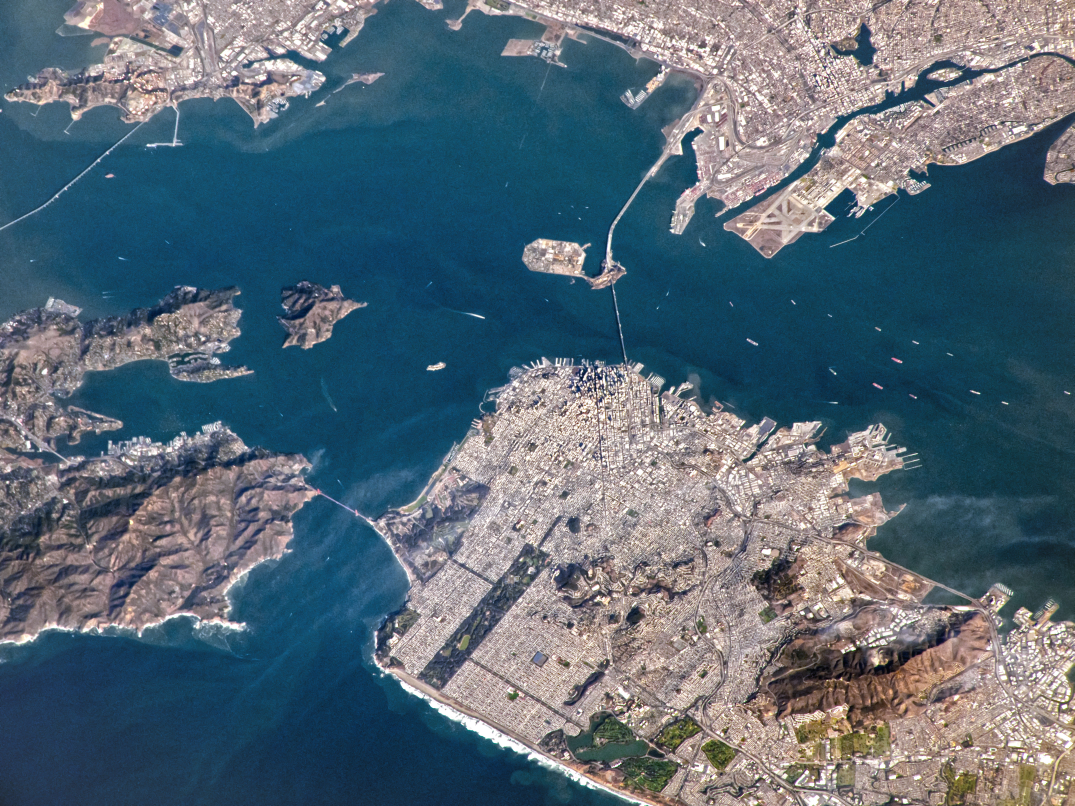
#> input picture images/san_francisco_bay.jpg, 4299 x 3224 px (shown at 1/4 size)
$ jupyter execute --allow-errors Exercise_Edges__starter.ipynb   (shell and % lines are left out)
#> lines starting #> are read from the running program, lines starting #| are printed output that depends on the picture
# Exercise: Edge Detection in OpenCV

---

Prof. Dr.-Ing. Antje Muntzinger, Hochschule für Technik Stuttgart

antje.muntzinger@hft-stuttgart.de

---

In this exercise, we extract important image features like gradients, edges and corners in OpenCV. This is fundamental for image interpretation and object recognition. Your tasks are the following:

- Calculate image gradients and plot the result
- Detect edges using Canny edge detector
- Detect corners using Harris corner detector

[cell 1]
# imports
import cv2
import numpy as np
import matplotlib.pyplot as plt

## 1. Data Acquision

[cell 2]
# load image
input_img = cv2.imread ('../images/san_francisco_bay.jpg')
#> input_img is the input picture: shape (3224, 4299, 3); mean B, G, R 118.2, 105.4, 88.1

# convert image to RGB and grayscale (matplotlib uses RGB, OpenCV uses BGR)
img_RGB = cv2.cvtColor(input_img, cv2.COLOR_BGR2RGB)
img_gray = cv2.cvtColor(input_img, cv2.COLOR_BGR2GRAY)
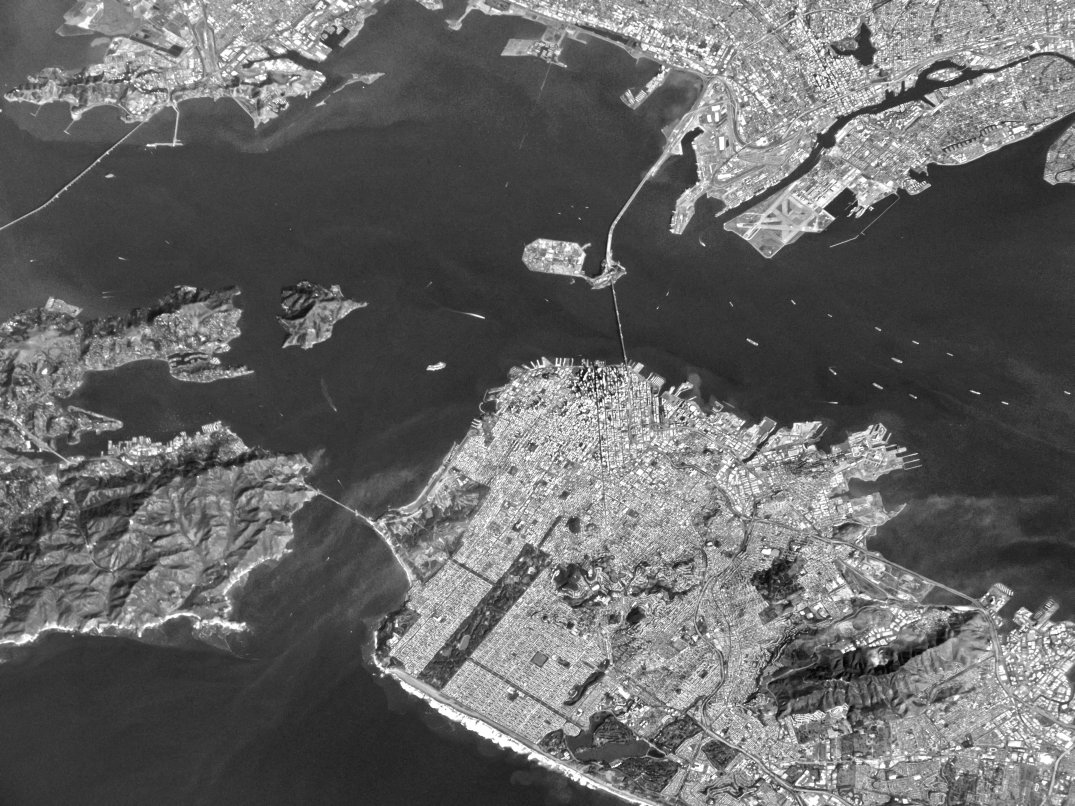
#> img_gray: shape (3224, 4299) (shown at 1/4 size); min 1, max 255, mean 101.7

[cell 3]
# display image
plt.imshow(img_RGB)
plt.title(' San Francisco Bay')

## 2. Image Manipulation and Preprocessing

[cell 4]
# we can make a cutout to work with a smaller part of the image (slicing)
cutout_RGB = img_RGB[0:600, 0:1600]
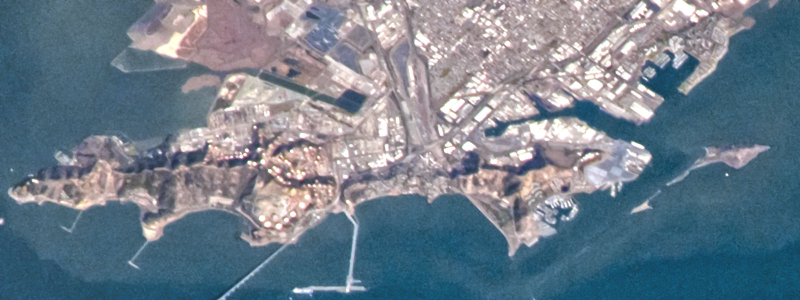
#> cutout_RGB: shape (600, 1600, 3) (shown at 1/2 size); mean R, G, B 111.4, 126.2, 139.4
# cutout_RGB = img_RGB[0:img_RGB.shape[0], 0:img_RGB.shape[1]]
cutout_gray = cv2.cvtColor(cutout_RGB, cv2.COLOR_RGB2GRAY)
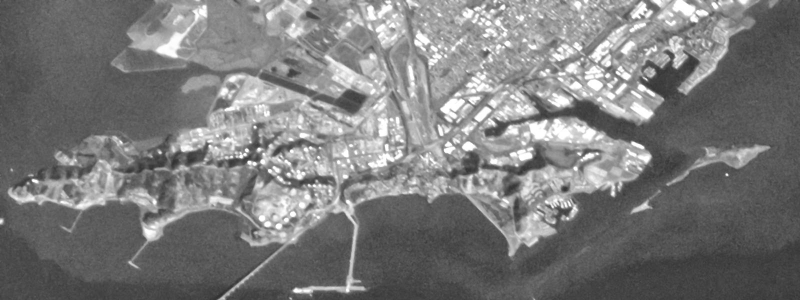
#> cutout_gray: shape (600, 1600) (shown at 1/2 size); min 45, max 255, mean 123.3
plt.imshow(cutout_gray, cmap='gray')

$ run again, with images/curved_lane.jpg copied over images/san_francisco_bay.jpg
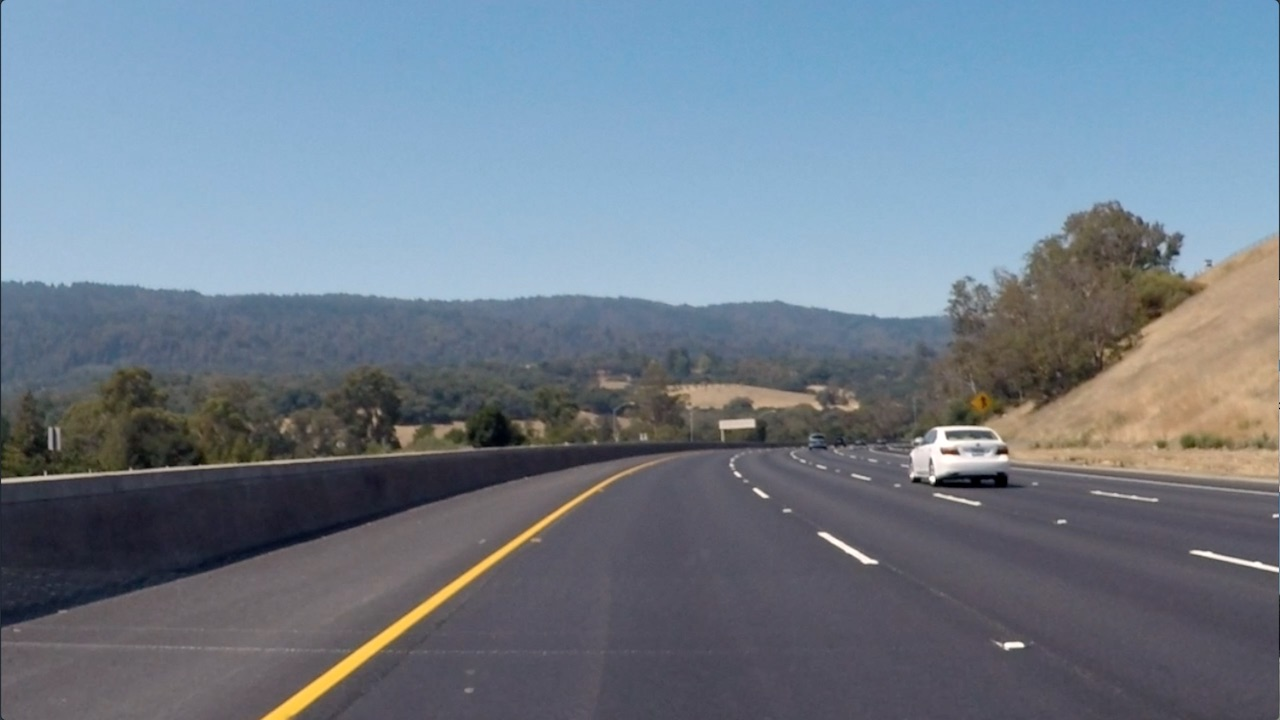
#> input picture images/curved_lane.jpg, 1280 x 720 px
#> input_img is the input picture: shape (720, 1280, 3); mean B, G, R 138.7, 125, 112.1
#> `cutout_RGB = img_RGB[0:600, 0:1600]`:
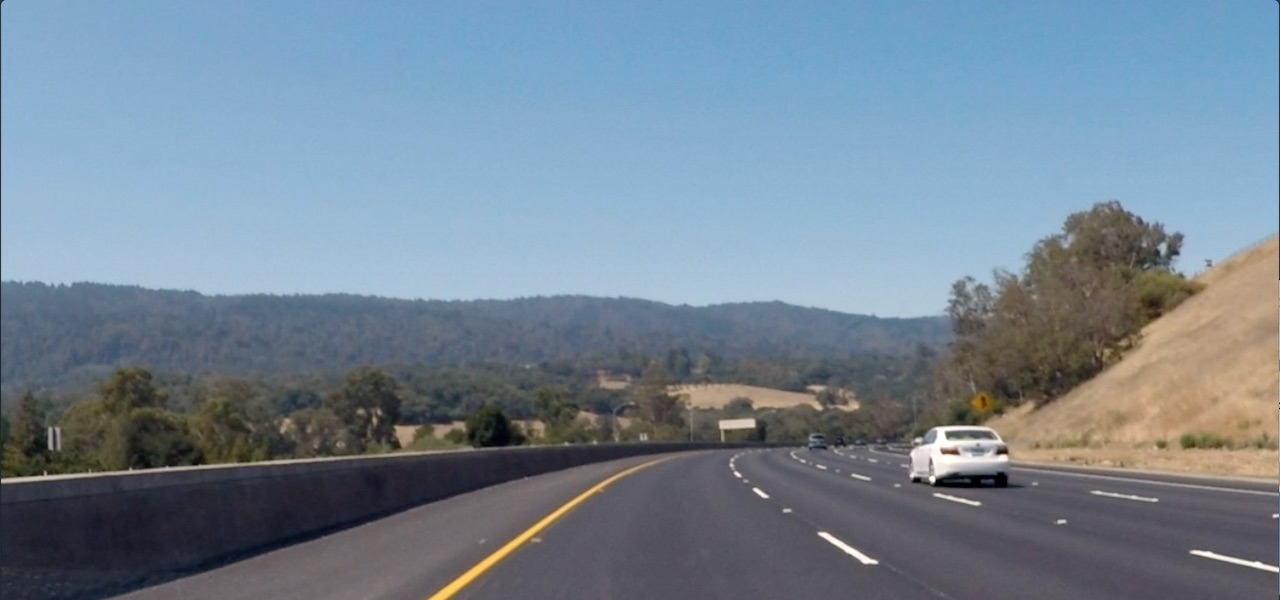
#> cutout_RGB: shape (600, 1280, 3); mean R, G, B 116.4, 132.8, 147.9
#> `cutout_gray = cv2.cvtColor(cutout_RGB, cv2.COLOR_RGB2GRAY)`:
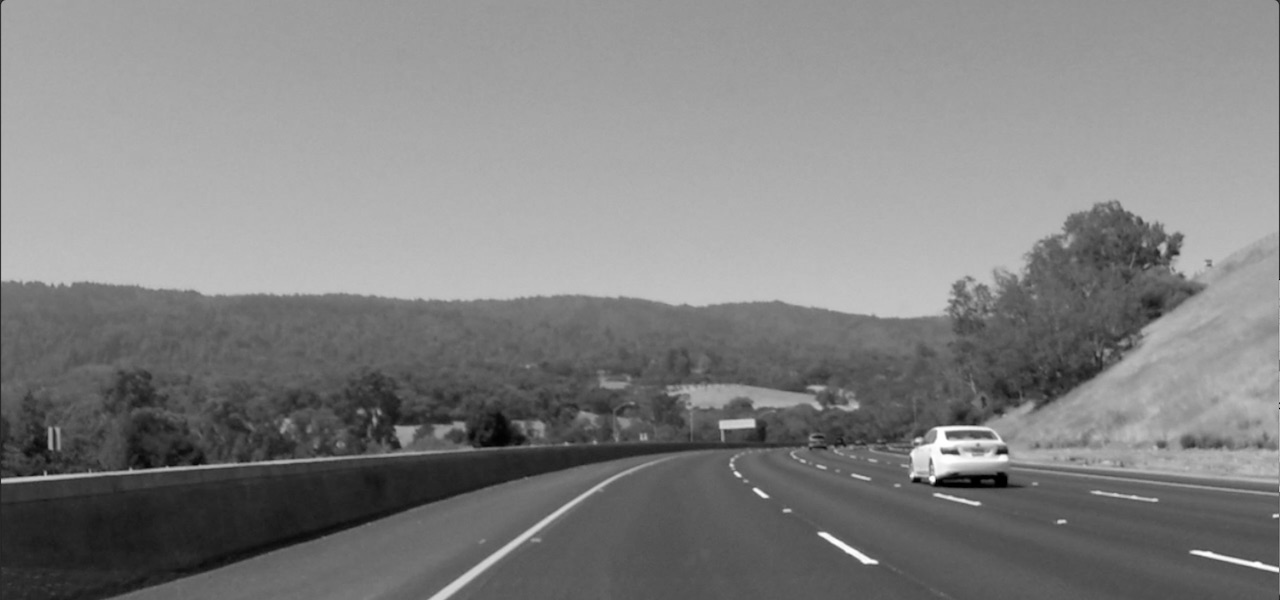
#> cutout_gray: shape (600, 1280); min 0, max 255, mean 129.6

$ run again, with images/exit-ramp.jpg copied over images/san_francisco_bay.jpg
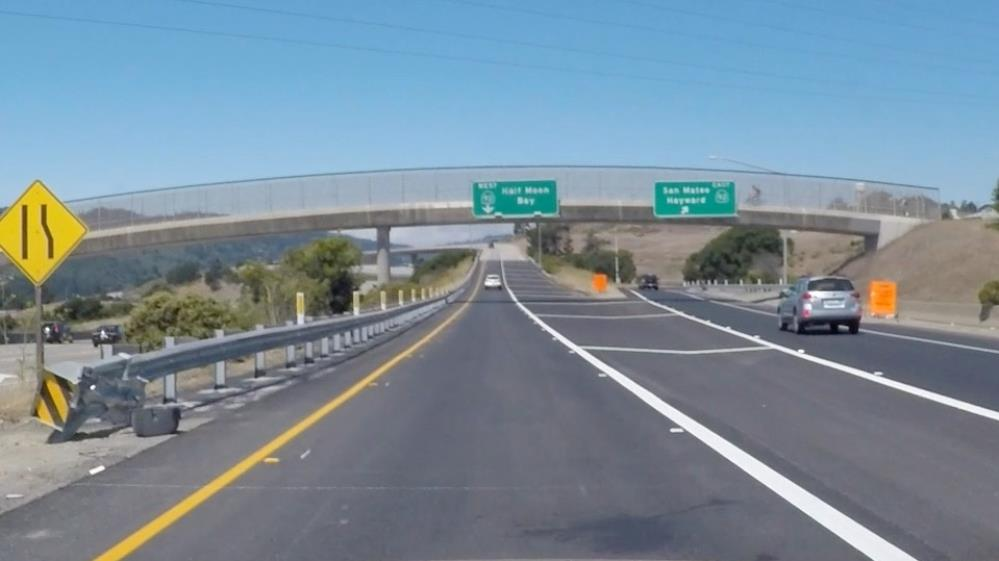
#> input picture images/exit-ramp.jpg, 999 x 561 px
#> input_img is the input picture: shape (561, 999, 3); mean B, G, R 153.3, 140.1, 121.8
#> `img_gray = cv2.cvtColor(input_img, cv2.COLOR_BGR2GRAY)`:
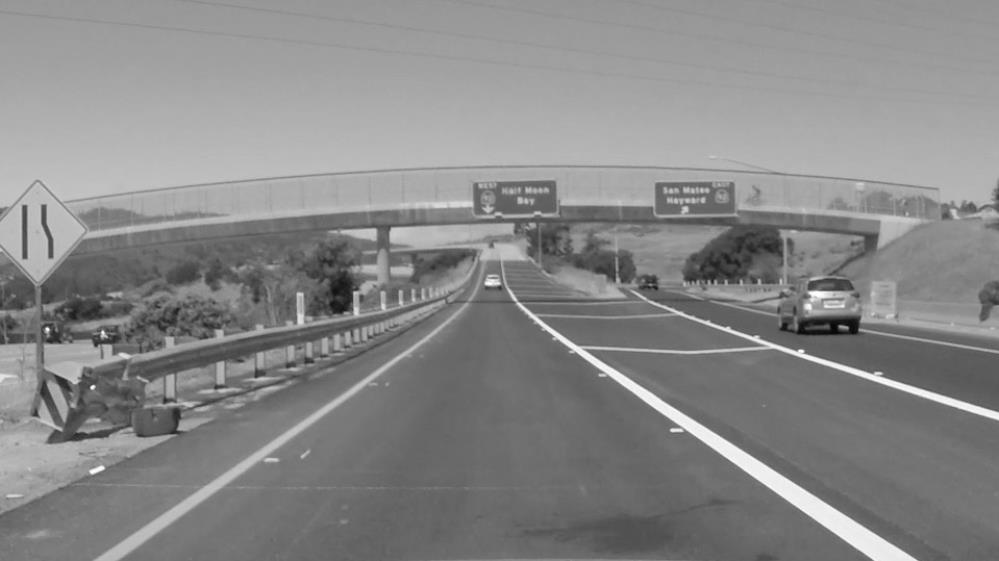
#> img_gray: shape (561, 999); min 5, max 255, mean 136.1

$ run again, with images/palmtrees.jpg copied over images/san_francisco_bay.jpg
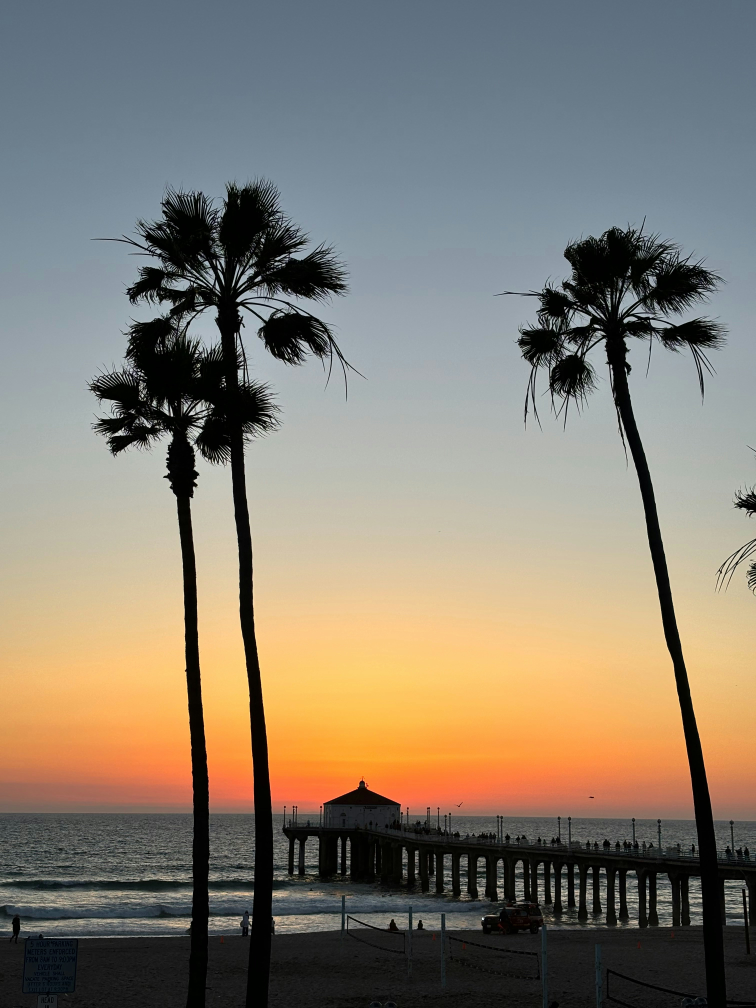
#> input picture images/palmtrees.jpg, 3024 x 4032 px (shown at 1/4 size)
#> input_img is the input picture: shape (4032, 3024, 3); mean B, G, R 112.5, 125.5, 133.7
#> `img_gray = cv2.cvtColor(input_img, cv2.COLOR_BGR2GRAY)`:
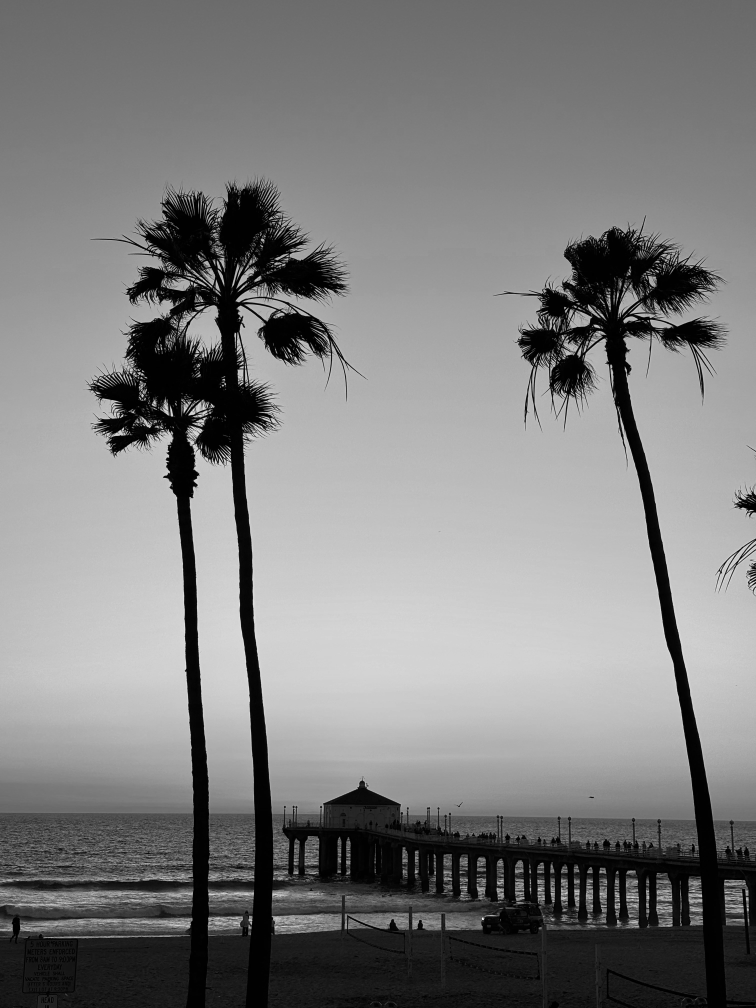
#> img_gray: shape (4032, 3024) (shown at 1/4 size); min 0, max 254, mean 126.4
#> `cutout_RGB = img_RGB[0:600, 0:1600]`:
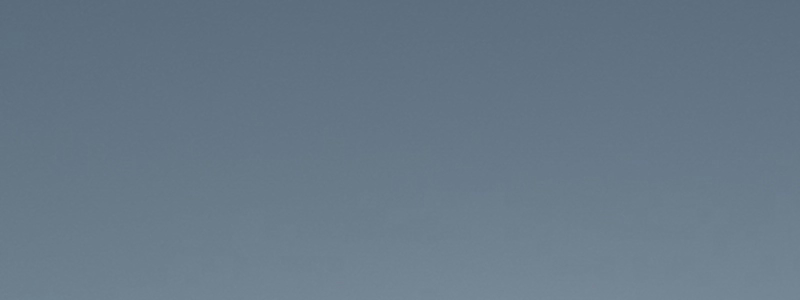
#> cutout_RGB: shape (600, 1600, 3) (shown at 1/2 size); mean R, G, B 103, 120.4, 135.5
